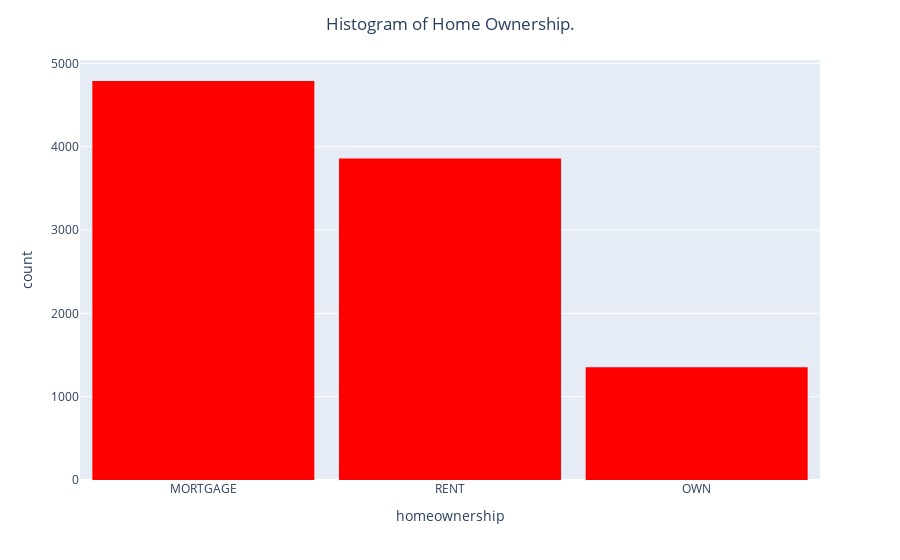

The code cell stored with this chart in its notebook:
### Markdown cell above
**Problem 1** Create a histogram of your own! Try making a histogram of one of the other pieces of numerical data. Make it as fancy as you want. Include some categorical information. Do you learn anything from your graph? If so what?

### Code cell
fig = px.histogram(DF,
                   nbins=3,
                   x='homeownership',
                   color_discrete_sequence=['red'])

fig.update_layout(bargap=0.1,
                  title='Histogram of Home Ownership.',
                  title_x=0.5)
fig.show()

### Figure 1 — Plotly figure (JSON) as saved in the notebook; plotly's stock layout.template omitted (floating-point values rounded to 4 significant figures; data arrays with more than 128 entries replaced by an {"elided": "..."} marker saying what was removed)
{"data": [{"alignmentgroup": "True", "bingroup": "x", "hovertemplate": "homeownership=%{x}<br>count=%{y}<extra></extra>", "legendgroup": "", "marker": {"color": "red", "pattern": {"shape": ""}}, "name": "", "nbinsx": 3, "offsetgroup": "", "orientation": "v", "showlegend": false, "type": "histogram", "x": {"elided": "10000 str values"}, "xaxis": "x", "yaxis": "y"}], "layout": {"autosize": true, "bargap": 0.1, "barmode": "relative", "legend": {"tracegroupgap": 0}, "margin": {"t": 60}, "title": {"text": "Histogram of Home Ownership.", "x": 0.5}, "xaxis": {"anchor": "y", "autorange": true, "domain": [0, 1], "range": [-0.5, 2.5], "title": {"text": "homeownership"}, "type": "category"}, "yaxis": {"anchor": "x", "autorange": true, "domain": [0, 1], "range": [0, 5041.0], "title": {"text": "count"}}}}
